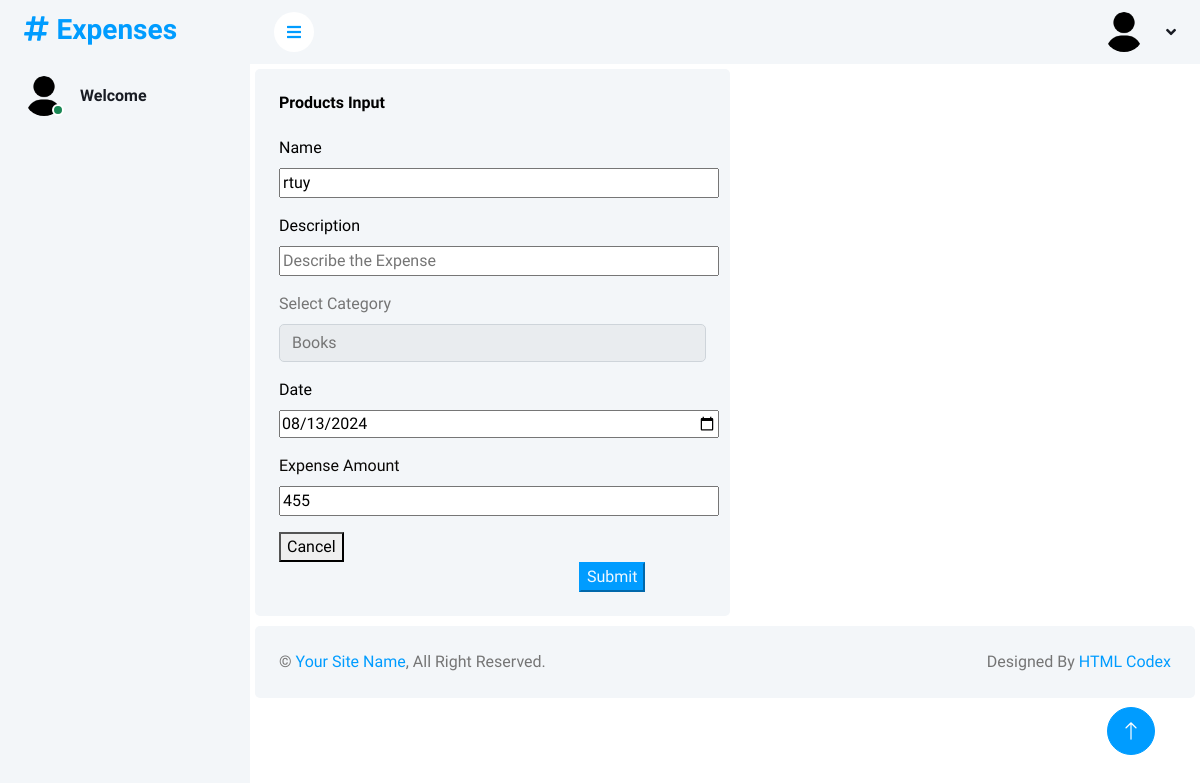
/edit/int33, run on the app's committed database.
### app/models.py (models this page shows, shortened)
class Expenses(models.Model):
        CATEGORY_CHOICES = [
        ('Health', 'Health'),
        ('Electronics', 'Electronics'),
        ('Travel', 'Travel'),
        ('Education', 'Education'),
        ('Books', 'Books'),
        ('Others', 'Others'),
    ]
        name=models.CharField(max_length=140)
        date=models.DateField()
        category=models.CharField(max_length=25,choices=CATEGORY_CHOICES)
        description = models.TextField(blank=True)
        amount = models.PositiveIntegerField()
        created_by = models.ForeignKey(User, on_delete=models.CASCADE)
        created_at = models.DateTimeField(default=timezone.now)
        updated_at = models.DateTimeField(auto_now=True)

### app/views.py (the view)
# urls.py: path('edit/int<editid>',views.edit,name='edit'),
def edit(request,editid):
    run=Expenses.objects.filter(id=editid)
    cat=Expenses.objects.all()
    context={
        'run':run,
        'cat':cat,
        'categories': [i[0] for i in Expenses.CATEGORY_CHOICES]
    }
    return render(request,'edit.html',context)

### app/templates/edit.html (shortened to what this page needs)
{% extends 'home.html' %}
|{% load static %}
{% block admin %}
<div style="margin: 5px; ;" class="col-sm-12 col-xl-6">
	<div  class="bg-light rounded h-100 p-4">
		<h6 style="color: rgb(0, 0, 0);" class="mb-4">Products Input</h6>
		{% for i in run %}
		<form action="{% url 'update' i.id %}" method="post" enctype="multipart/form-data">
			<div class="mb-3">
				<label for="formFileMultiple" style="color: rgb(0, 0, 0);" class="form-label">Name</label>
				<div class="form-group">
                    <input  style="width: 440px;" class="input" type="text" name="name" value="{{i.name}}" placeholder="Name of Expenses">
                </div>
            </div>
			<div class="mb-3">
                <label for="formFileMultiple" style="color: rgb(0, 0, 0);" class="form-label">Description </label>
				<div class="form-group">
					<input  style="width: 440px;" class="input" type="text" name="description" value="{{ i.description }}" placeholder="Describe the Expense ">
				</div>
			</div>
            <div class="mb-3 "  >
				<label for="select category" class="form-label"> Select Category</label>
				<select name="category" class="form-control" id="">
                    {% for category in categories %}
                        {% if category == i.category %}
                        <option value="{{ category }}" selected>{{ category }}</option>
                        {% else %}
                        <option value="{{ category }}">{{ category }}</option>
                        {% endif %}
                    {% endfor %}
				</select>
			</div>
            <div class="mb-3">
                <label for="formFileMultiple" style="color: rgb(0, 0, 0);" class="form-label">Date </label>
				<div class="form-group">
					<input  style="width: 440px;" class="input" type="date" name="date" value="{{ i.date|date:'Y-m-d'  }}" placeholder="Date of Expenses">
				</div>
			</div>
            <div class="mb-3">
                <label for="formFileMultiple" style="color: rgb(10, 8, 6);" class="form-label">Expense Amount</label>
				<div class="form-group">
					<input  style="width: 440px;" class="input" type="text" name="expense" value="{{ i.amount }}" placeholder="Expenses Amount in INR ">
				</div>
			</div>
            <button  type="button" onclick="window.location.href='{% url 'home' %}';">Cancel</button>
			<input  class="btn-primary" style="color: aliceblue; margin-left: 300px;" type="submit" id="update">
		</form>
        {% endfor  %}
	</div>
</div>
{% endblock %}

### app/static/css/style.css (style rules this page uses)
:root { --primary: #009CFF; --light: #F3F6F9; --dark: #191C24; }

### data on the page
Expenses: name "rtuy", category "Books", date "08/13/2024", expense "455"
